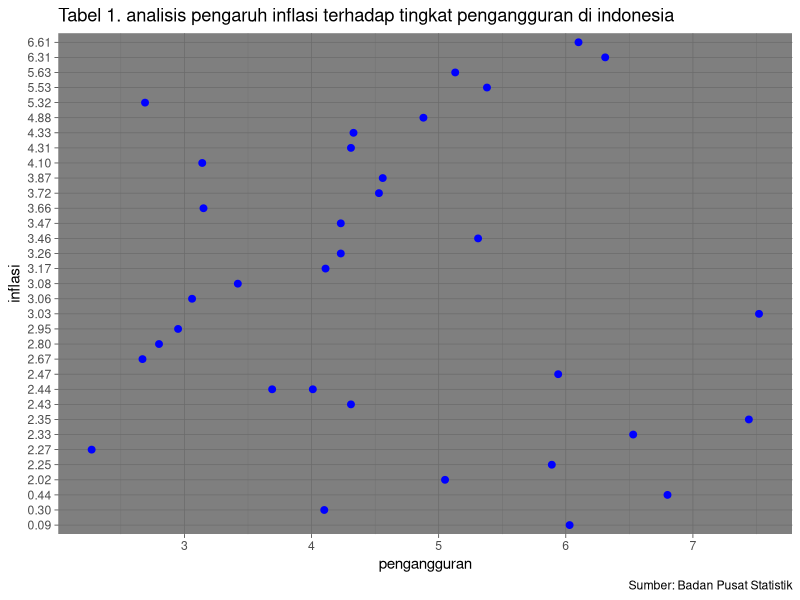

Reproduce this figure in R.
## ---- chunk 1
#| warning: false
#| echo: true
library("readxl")
library("dplyr")
library("ggplot2")
## ---- chunk 2
library("readxl")
dat<-read_excel("pengangguraninflasi.xlsx")
head(dat)
## ---- chunk 3
library("dplyr")
library("ggplot2")
ggplot(data=dat,aes(x=x,y=y)) +
  geom_point(color="blue",size=2) +
  labs(title="Tabel 1. analisis pengaruh inflasi terhadap tingkat pengangguran di indonesia",
       x="pengangguran",
       y="inflasi",
       caption = "Sumber: Badan Pusat Statistik") +
  theme_dark()
## ---- chunk 4
library("readxl")
dat<-read_excel("pengangguraninflasi.xlsx")
head(dat)
## ---- chunk 5
reg<-lm(y~x,data=dat)
summary(reg)
